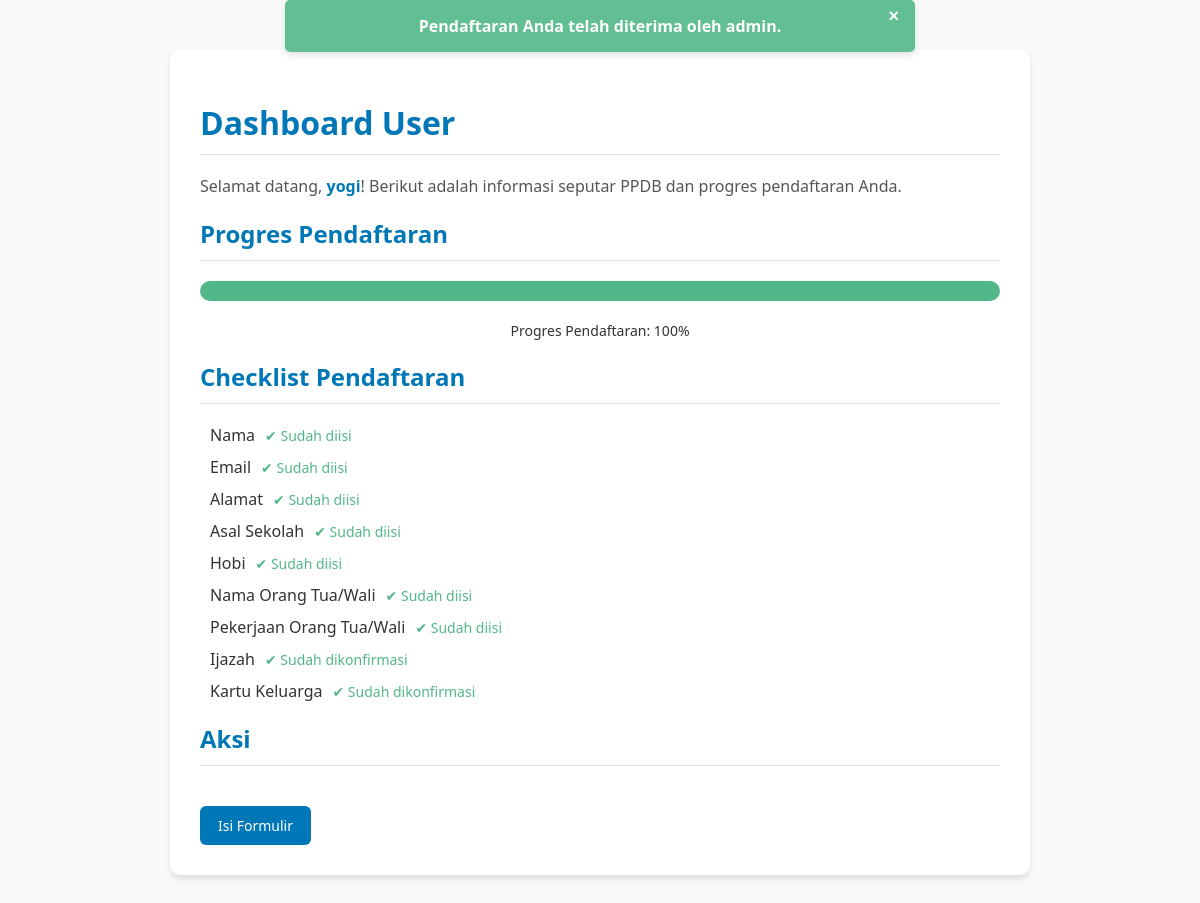
Page /dashboard_user/5 on the committed database.
### models.py (models this page shows)
class Notification(db.Model):
    id = db.Column(db.Integer, primary_key=True)
    user_id = db.Column(db.Integer, db.ForeignKey('user.id'), nullable=False)  # Relasi ke tabel User
    message = db.Column(db.String(255), nullable=False)  # Pesan notifikasi
    is_read = db.Column(db.Boolean, default=False)  # Status apakah notifikasi sudah dibaca
    created_at = db.Column(db.DateTime, default=datetime.utcnow)  # Waktu notifikasi dibuat
    user = db.relationship('User', backref=db.backref('notifications', lazy=True))

class User(db.Model):
    id = db.Column(db.Integer, primary_key=True)
    name = db.Column(db.String(100), nullable=False)
    email = db.Column(db.String(100), unique=True, nullable=False)
    password = db.Column(db.String(100), nullable=False)
    address = db.Column(db.String(200))
    school = db.Column(db.String(100))
    birth_date = db.Column(db.Date)
    phone = db.Column(db.String(15))
    gender = db.Column(db.String(10))
    hobby = db.Column(db.String(100))
    parent_name = db.Column(db.String(100))
    parent_job = db.Column(db.String(100))
    ijazah = db.Column(db.String(200))  # Link ke file ijazah
    kk = db.Column(db.String(200))  # Link ke file kartu keluarga
    ijazah_confirmed = db.Column(db.Boolean, default=False)  # Status konfirmasi ijazah
    kk_confirmed = db.Column(db.Boolean, default=False)  # Status konfirmasi KK
    status = db.Column(db.String(20), default='Pending')  # Pending, Approved, Rejected
    created_at = db.Column(db.DateTime, default=datetime.utcnow)  # Waktu pendaftaran

### app.py (the view)
@app.route('/dashboard_user/<int:user_id>', methods=['GET', 'POST'])
def dashboard_user(user_id):
    user = User.query.get(user_id)
    if not user:
        flash('User tidak ditemukan.')
        return redirect(url_for('index'))
    total_fields = 9  # Total field yang harus diisi termasuk konfirmasi dokumen
    filled_fields = sum([
        bool(user.name),
        bool(user.email),
        bool(user.address),
        bool(user.school),
        bool(user.hobby),
        bool(user.parent_name),
        bool(user.parent_job),
        bool(user.ijazah_confirmed),  # Tambahkan konfirmasi ijazah
        bool(user.kk_confirmed)       # Tambahkan konfirmasi KK
    ])
    progress = int((filled_fields / total_fields) * 100)
    notification = Notification.query.filter_by(user_id=user.id).order_by(Notification.id.desc()).first()
    return render_template('dashboard_user.html', user=user, progress=progress, notification=notification)

### templates/dashboard_user.html (shortened to what this page needs)
<!DOCTYPE html>
<html>
<head>
    <link rel="stylesheet" type="text/css" href="{{ url_for('static', filename='css/user.css') }}">
</head>
<body>
    {% if notification %}
    <div id="notification" class="notification {{ 'success' if 'diterima' in notification.message.lower() else 'error' }}">
        <button class="close-btn" onclick="closeNotification()">×</button>
        {{ notification.message }}
    </div>
    {% endif %}
    <div class="container">
        <h1>Dashboard User</h1>
        <p>Selamat datang, <strong>{{ user.name }}</strong>! Berikut adalah informasi seputar PPDB dan progres pendaftaran Anda.</p>
        <h2>Progres Pendaftaran</h2>
        <div class="progress-container">
            <div class="progress-bar" style="width: {{ progress }}%;"></div>
        </div>
        <div class="progress-label">
            Progres Pendaftaran: {{ progress }}%
        </div>
        <h2>Checklist Pendaftaran</h2>
        <div class="checklist">
            <div class="checklist-item">
                <span>Nama</span>
                <span class="status {{ 'complete' if user.name else 'incomplete' }}">
                    {{ '✔ Sudah diisi' if user.name else '✘ Belum diisi' }}
                </span>
            </div>
            <div class="checklist-item">
                <span>Email</span>
                <span class="status {{ 'complete' if user.email else 'incomplete' }}">
                    {{ '✔ Sudah diisi' if user.email else '✘ Belum diisi' }}
                </span>
            </div>
            <div class="checklist-item">
                <span>Alamat</span>
                <span class="status {{ 'complete' if user.address else 'incomplete' }}">
                    {{ '✔ Sudah diisi' if user.address else '✘ Belum diisi' }}
                </span>
            </div>
            <div class="checklist-item">
                <span>Asal Sekolah</span>
                <span class="status {{ 'complete' if user.school else 'incomplete' }}">
                    {{ '✔ Sudah diisi' if user.school else '✘ Belum diisi' }}
                </span>
            </div>
            <div class="checklist-item">
                <span>Hobi</span>
                <span class="status {{ 'complete' if user.hobby else 'incomplete' }}">
                    {{ '✔ Sudah diisi' if user.hobby else '✘ Belum diisi' }}
                </span>
            </div>
            <div class="checklist-item">
                <span>Nama Orang Tua/Wali</span>
                <span class="status {{ 'complete' if user.parent_name else 'incomplete' }}">
                    {{ '✔ Sudah diisi' if user.parent_name else '✘ Belum diisi' }}
                </span>
            </div>
            <div class="checklist-item">
                <span>Pekerjaan Orang Tua/Wali</span>
                <span class="status {{ 'complete' if user.parent_job else 'incomplete' }}">
                    {{ '✔ Sudah diisi' if user.parent_job else '✘ Belum diisi' }}
                </span>
            </div>
            <div class="checklist-item">
                <span>Ijazah</span>
                <span class="status {{ 'complete' if user.ijazah_confirmed else 'incomplete' }}">
                    {{ '✔ Sudah dikonfirmasi' if user.ijazah_confirmed else '✘ Belum dikonfirmasi' }}
                </span>
            </div>
            <div class="checklist-item">
                <span>Kartu Keluarga</span>
                <span class="status {{ 'complete' if user.kk_confirmed else 'incomplete' }}">
                    {{ '✔ Sudah dikonfirmasi' if user.kk_confirmed else '✘ Belum dikonfirmasi' }}
                </span>
            </div>
        </div>
        <h2>Aksi</h2>
        <a href="{{ url_for('form', user_id=user.id) }}" class="btn btn-blue">Isi Formulir</a>
    </div>
</body>
</html>

### static/css/user.css (style rules this page uses)
body { margin: 0; font-family: 'Segoe UI', sans-serif; background-color: #f9f9f9; color: #333; }
.container { max-width: 800px; margin: 50px auto; background: #ffffff; padding: 30px; border-radius: 10px; box-shadow: 0 4px 6px rgba(0, 0, 0, 0.1); }
.container h1, .container h2 { color: #0077b6; border-bottom: 1px solid #ddd; padding-bottom: 10px; margin-bottom: 20px; }
.container p, label { color: #555; font-size: 16px; margin: 10px 0; }
.container strong { color: #0077b6; }
.btn { display: inline-block; margin-top: 20px; padding: 10px 18px; border-radius: 6px; font-size: 14px; text-decoration: none; font-weight: 500; transition: background-color 0.3s ease; }
.btn-blue { background-color: #0077b6; color: white; }

### rows in the picture
Notification: message "Pendaftaran Anda telah diterima oleh admin."
User: name "yogi", name "✔ Sudah diisi", email "✔ Sudah diisi", address "✔ Sudah diisi", school "✔ Sudah diisi", hobby "✔ Sudah diisi", parent_name "✔ Sudah diisi", parent_job "✔ Sudah diisi", ijazah_confirmed "✔ Sudah dikonfirmasi", kk_confirmed "✔ Sudah dikonfirmasi"

### other values in the picture
{{ progress }} "100"
